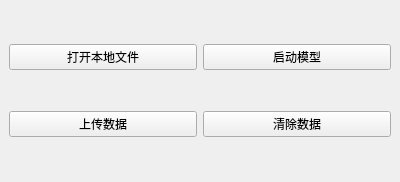
<?xml version="1.0" encoding="UTF-8"?>
<ui version="4.0">
 <class>subVideoButtons</class>
 <widget class="QWidget" name="subVideoButtons">
  <property name="geometry">
   <rect>
    <x>0</x>
    <y>0</y>
    <width>400</width>
    <height>182</height>
   </rect>
  </property>
  <property name="windowTitle">
   <string>Form</string>
  </property>
  <layout class="QHBoxLayout" name="horizontalLayout">
   <property name="spacing">
    <number>0</number>
   </property>
   <property name="leftMargin">
    <number>0</number>
   </property>
   <property name="topMargin">
    <number>0</number>
   </property>
   <property name="rightMargin">
    <number>0</number>
   </property>
   <property name="bottomMargin">
    <number>0</number>
   </property>
   <item>
    <widget class="QFrame" name="subVideoBtnBg">
     <property name="styleSheet">
      <string notr="true"/>
     </property>
     <layout class="QVBoxLayout" name="verticalLayout">
      <item>
       <layout class="QHBoxLayout" name="horizontalLayout_2">
        <item>
         <widget class="QPushButton" name="svBtnFile">
          <property name="text">
           <string>打开本地文件</string>
          </property>
         </widget>
        </item>
        <item>
         <widget class="QPushButton" name="svBtnActive">
          <property name="text">
           <string>启动模型</string>
          </property>
         </widget>
        </item>
       </layout>
      </item>
      <item>
       <layout class="QHBoxLayout" name="horizontalLayout_3">
        <item>
         <widget class="QPushButton" name="svBtnUpload">
          <property name="text">
           <string>上传数据</string>
          </property>
         </widget>
        </item>
        <item>
         <widget class="QPushButton" name="svBtnClear">
          <property name="text">
           <string>清除数据</string>
          </property>
         </widget>
        </item>
       </layout>
      </item>
     </layout>
    </widget>
   </item>
  </layout>
 </widget>
 <resources/>
 <connections/>
</ui>
